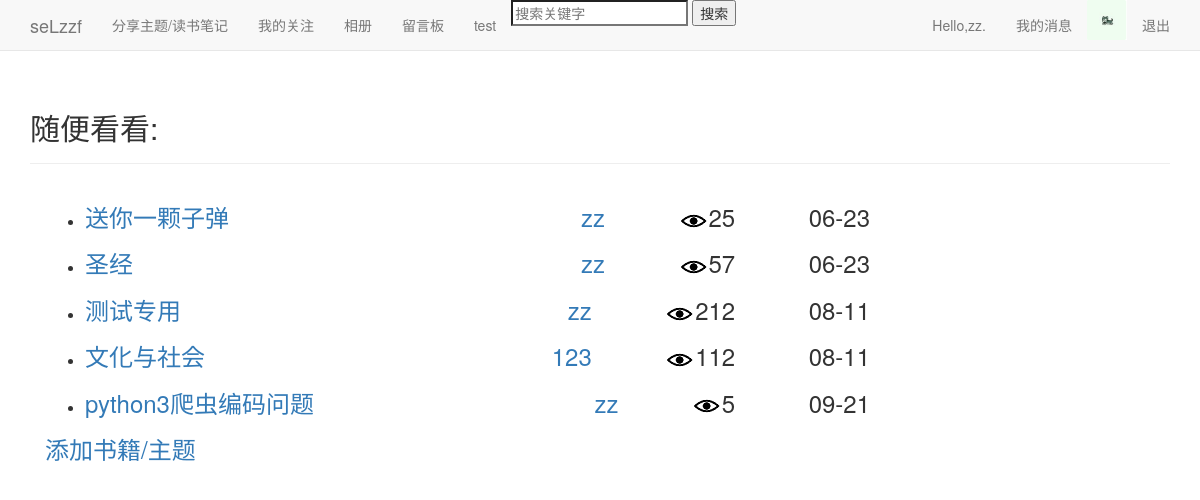
Page /index/ (signed in) on the committed database.
### users/models.py (models this page shows, shortened)
class Userinfo(models.Model):
	user=models.OneToOneField(User)
	pic=models.ImageField(upload_to='images',default='images/default.jpg',verbose_name='头像',blank=True)
	sex=models.CharField('性别',max_length=2,choices=(
	('男','♂'),('女','♀')),blank=True)
	birthday=models.DateField('生日',default='2000-01-01',blank=True)
	school=models.TextField('学校',max_length=50,default='暂未设置所在学校')
	autograph=models.TextField('个性签名',max_length=50,default='暂未设置个性签名')

### blogs/models.py (models this page shows, shortened)
class Theme(models.Model):
	owner=models.ForeignKey(User)
	title=models.CharField('标题',max_length=15)
	date_added=models.DateTimeField(auto_now_add=True)
	设为私密=models.BooleanField(default=False)
	views=models.PositiveIntegerField(default=0)

### blogs/views.py (the view)
# urls.py: url(r'^index/$',views.index,name='index'),
@login_required
def index(request):
	themes=Theme.objects.filter(设为私密=False)
	page_user=request.user
	request_userinfo=Userinfo.objects.get(user=page_user)
	context={'themes':themes,'page_user':page_user,'request_userinfo':request_userinfo}
	return render(request,'blogs/index.html',context)

### blogs/templates/blogs/index.html (shortened to what this page needs)
{% extends "blogs/base.html" %}
{% load static %}
{% block header %}
  <h2>随便看看:</h2>
{% endblock header %}
{% block content %}
<div class="col-md-9">
<ul>
  {% for theme in themes %}
	<li><h3>
	  <a href="{% url 'blogs:theme' theme.owner.id theme.id %}">{{theme.title}}</a>
	  <div style="float:right;">
		{{theme.date_added|date:'m-d'}}
	  </div>
	  <div style="float:right;">
		<img src="{% static 'images/views.jpg' %}"/>{{theme.views}}
	  </div>
	  <a style="float:right;" href="{% url 'users:userinfo' theme.owner.id %}">{{theme.owner}}</a>
	</h3></li>
  {% empty %}
	<li>暂时还没有人发表主题。</li>
  {% endfor %}
</ul>
  {% if page_user == user %}
  <h3>
    <a href="{% url 'blogs:new_theme' %}">添加书籍/主题</a>
  </h3>
  {% endif %}
</div>
{% endblock content %}

### blogs/templates/blogs/base.html (shortened to what this page needs)
{% load bootstrap3 %}
{% load static %}
<!DOCTYPE html>
<html lang='en'>
<head>
  {% bootstrap_css %}
</head>
<body>
  <nav class='navbar navbar-default navbar-static-top'>
    <div class='container'>
	  <div class='navbar-header'>
	    <a class='navbar-brand' href="{% url 'blogs:index' %}">seLzzf</a>
	  </div>
	  <div id='navbar' class='navbar-collapse collapse'>
	    <ul class='nav navbar-nav'>
		  <li><a href="{% url 'blogs:themes' page_user.id %}">分享主题/读书笔记</a></li>
		  {% if user == page_user %}
		  <li><a href="{% url 'action:action' user.id %}">我的关注</a></li>
		  {% endif %}
		  <li><a href="">相册</a></li>
		  <li><a href="{% url 'message:message' page_user.id %}">留言板</a></li>
		  <li><a href="{% url 'blogs:test' %}">test</a></li>
		  <li class='search'>
		    <form method='post' action="{% url 'blogs:search' %}">
		    <input name='search' type='search' placeholder='搜索关键字'>
		    <input type='submit' value='搜索'>
		    </form>
		  </li>
		</ul>
		<ul class='nav navbar-nav navbar-right'>
		  {% if user.is_authenticated %}
			<li><a href="{% url 'users:userinfo' user.id %}">Hello,{{ user.username }}.</a></li>
			<li><a href="{% url 'users:userinfo' user.id %}">我的消息</a></li>
			<li><img src="{{ request_userinfo.pic.url }}" alt='pic' height="40" width="40"/></li>
			<li><a href="{% url 'users:logout' %}">退出</a></li>
		  {% endif %}
		</ul>
	  </div>
	</div>
  </nav>
  <div class='container'>
    <div class='page-header'>
      {% block header %}{% endblock header %}
    </div>
    <div>
      {% block content %}{% endblock content %}
	</div>
  </div>
</body>
</html>

### rows in the picture
Userinfo: pic (picture)
Theme: title "送你一颗子弹", date_added "06-23", views "25", owner "zz"
Theme: title "圣经", date_added "06-23", views "57", owner "zz"
Theme: title "测试专用", date_added "08-11", views "212", owner "zz"
Theme: title "文化与社会", date_added "08-11", views "112", owner "123"
Theme: title "python3爬虫编码问题", date_added "09-21", views "5", owner "zz"

### other values in the picture
{{ user.username }} "zz"
